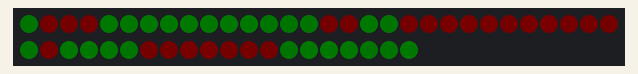
Bench run of a sketch on a simulated Arduino Mega 2560, built with avr-gcc and run on an emulated ATmega2560. Parts: 50 RGB LEDs in strip order, left to right, continuing on the next row. Dim RGB values are drawn brighter than linear; random numbers use the default seed unless the sketch sets one.

Above: at 0.17 s.
At 2.1 s:
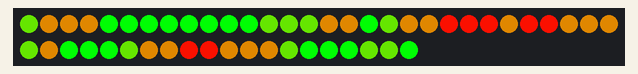
At 10.5 s:
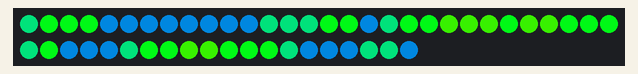
At 18.6 s:
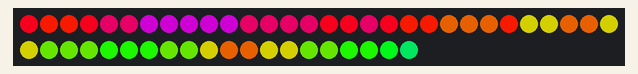
At 24.7 s:
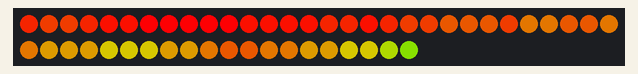
At 38.22 s:
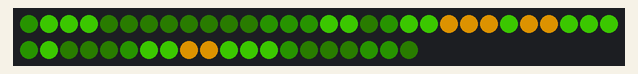

The sketch:

HedgehogRunway.ino
```cpp
//#include <TimerOne.h>
//#include "Button.h"
#include "SPI.h"
#include "Adafruit_WS2801.h"

//
//  Hedgehog! - 50 Lights. This version does not use a keypad
//
/*****************************************************************************/
//
// Set Up Pins
//
// 2 pins for clock and data of lights. Reversed from usual!
//
#define dataPin 9       // 'yellow' wire
#define clockPin 8      // 'green' wire

#define numLights 50      // number of spikes
// framebuffers
uint32_t current_frame[numLights];
uint32_t next_frame[numLights];

// Set the first variable to the NUMBER of pixels.
Adafruit_WS2801 strip = Adafruit_WS2801(numLights, dataPin, clockPin);

// Hedgehog colors

int currColor  = 85;   // Starting foreground color
int currColor2 = 170;  // Starting background color
#define MaxColor 255    // Colors go from 0 to 255

// Shows

int f=0;       // indices to keep track of position within a show
int x=0;       // another counter
int temp;      // temporary place holder
int wait=6;    // index to keep track of delay time
#define maxWait 12     // Number of stored delay times

/*
// Nearest Neighbors: mapping for the game of life
byte neighbors[][4] = {
  {51,52,3,1},
  {53,0,5,4},
  {0,3,6,5},
  {0,54,7,6},
  {55,1,8,59},
  {1,2,9,8},  //5
  {2,3,10,9},
  {3,56,60,10},
  {4,5,12,11},
  {5,6,13,12},
  {6,7,14,13}, //10
  {59,8,15,63},
  {8,9,16,15},
  {9,10,17,16},
  {10,60,64,17},
  {11,12,18,65}, //15
  {12,13,19,18},
  {13,14,66,19},
  {15,16,21,20},
  {16,17,22,21},
  {65,18,23,69}, //20
  {18,19,24,23},
  {19,66,70,24},
  {20,21,26,25},
  {21,22,27,26},
  {69,23,29,28}, //25
  {23,24,30,29},
  {24,70,31,30},
  {71,25,32,75},
  {25,26,33,32},
  {26,27,34,33}, //30
  {27,72,76,34},
  {28,29,36,35},
  {29,30,37,36},
  {30,31,38,37},
  {75,32,39,79}, //35
  {32,33,40,39},
  {33,34,41,40},
  {34,76,80,41},
  {35,36,43,42},
  {36,37,44,43}, //40
  {37,38,45,44},
  {79,39,46,83},
  {39,40,47,46},
  {40,41,48,47},
  {41,80,84,48}, //45
  {42,43,49,85},
  {43,44,86,49},
  {44,45,86,49},
  {46,47,88,87},
  {-1,-1,52,51}, //50
  {-1,50,8,53},
  {50,-1,54,0},
  {-1,51,1,55},
  {52,-1,56,3},
  {-1,53,4,57}, //55
  {54,-1,58,6},
  {-1,55,59,-1},
  {56,-1,-1,60},
  {57,4,11,61},
  {6,58,62,14}, //60
  {-1,59,63,-1},
  {60,-1,-1,64},
  {61,11,65,-1},
  {14,62,-1,66},
  {63,15,20,67}, //65
  {17,64,68,22},
  {-1,65,69,-1},
  {66,-1,-1,70},
  {67,20,25,71},
  {22,68,72,27}, //70
  {-1,69,28,73},
  {70,-1,74,31},
  {-1,71,75,-1},
  {72,-1,-1,76},
  {73,28,35,77}, //75
  {31,74,78,38},
  {-1,75,79,-1},
  {76,-1,-1,80},
  {77,35,42,81},
  {38,78,82,45}, //80
  {-1,79,83,-1},
  {80,-1,-1,84},
  {81,42,85,-1},
  {45,82,-1,86},
  {83,46,87,-1}, //85
  {47,84,-1,88},
  {85,49,89,-1},
  {49,86,-1,89},
  {87,88,-1,-1}
};

// framebuffer
//
// Different from the Greg/Robie buffer
// This buffer includes the outer edge
//
// 0: not lit
// 1: lit

#define NumLifePix 90
byte current_bigframe[NumLifePix];
byte next_bigframe[NumLifePix];
*/

// Order of spines
byte SpineOrder[50] = {
      8,
    9,13,7,
   10,12,14,6,
    11,15,5,
   17,16,3,4,
    18,2,0,
     19,1,
    20,22,24,
     21,23,
    40,25,27,
   41,39,26,28,
    42,38,29,
   43,37,31,30,
    44,36,32,
   45,47,35,33,
    46,48,34,
      49,
};

// Centering: creates a center bright ring
byte centering[50] = {
      0,
    0,1,0,
   0,1,1,0,
    0,2,0,
   0,2,2,0,
    1,2,1,
     2,2,
    2,3,2,
     3,3,
    2,3,2,
   2,3,3,2,
    2,3,2,
   1,2,2,1,
    0,2,0,
   0,1,1,0,
    0,1,0,
      0,
};

// chevpattern: pattern of chevrons
byte chevpattern[50] = {
      9,
    9,8,9,
   9,8,8,9,
    8,7,8,
   8,7,7,8,
    7,6,7,
     6,6,
    6,5,6,
     5,5,
    5,4,5,
   5,4,4,5,
    4,3,4,
   4,3,3,4,
    3,2,3,
   3,2,2,3,
    2,1,2,
      0,
};

// starburstpattern: from center to edge
byte starburstpattern[50] = {
      9,
    9,8,9,
   8,7,7,8,
    6,5,6,
   5,4,4,5,
    3,2,3,
     1,1,
    2,0,2,
     1,1,
    2,1,2,
   4,3,3,4,
    5,4,5,
   6,5,5,6,
    7,6,7,
   8,7,7,8,
    9,8,9,
      9,
};

// centerstripe: a center stripe
byte centerstripe[50] = {
      1,
    0,1,0,
   0,0,1,0,
    0,1,0,
   0,1,0,0,
    0,1,0,
     0,1,
    0,1,0,
     1,0,
    0,1,0,
   0,0,1,0,
    0,1,0,
   0,1,0,0,
    0,1,0,
   0,0,1,0,
    0,1,0,
      1,
};

void setup() {
  //Serial.begin(9600);
  //Serial.println("Start");
  //not sure if this is necessary but try it anyway
  randomSeed(analogRead(0));

  for (int i=0; i < numLights; i++) current_frame[i] = 0; // clear display

  // Start up the LED counter
  strip.begin();

  // Update the strip, to start they are all 'off'
  clear();
  strip.show();
}

void loop() {

  // Start with a fun random show

  switch(random(9)) {
    case 0:
      allOn(random(2,4));
      break;
    case 1:
      chevrons(random(2,5));
      break;
    case 2:
      twocolor(random(1,5)*1000);
      break;
    case 3:
      rainbowshow(random(5,15));
      break;
    case 4:
      hogshell(random(1,3));
      break;
    case 5:
      bullseye(random(1,5)*1000);
      break;
    case 6:
      chevronrainbow(random(1,5)*1000);
      break;
    case 7:
      chevronfill(random(1,3));
      break;
    case 8:
      starburst(random(1,3));
      break;
  }
  // No break on the Runway!
  clear();
  strip.show();
  //delay(random(1,4)*10000);  // Hopefully 10-1200 seconds
}

/*
 * set all cells to black but don't call show yet
 * ignores buffering
 */
void clear() {
  for (int i=0; i<numLights; i++) {
    strip.setPixelColor(i, Color(0,0,0));
    setPixelColor(i, Color(0,0,0));
  }
}

/*
 * Fades lights to black over fade time
 */
void clearWithFade(int fadeTime) {
  for (int i=0; i<numLights; i++) {
    setPixelColor(i, Color(0,0,0));
  }
  morph_frame(fadeTime);
}

/*
 * All On
 *
 * Simply turns all the pixes on to a random color and then cycles
 *
 */

void allOn (int cycles) {
  int randcolor = random(MaxColor); // pick a random starting color

  for (int count = 0; count < cycles; count++) {
    for (int i=0; i < strip.numPixels(); i++) {
      setPixelColor(i, Wheel(randcolor));
    }
    morph_frame(GetDelayTime(wait));

    if (!random(100)) { if (wait++ > maxWait) wait = 0; }
    if (randcolor+=5 > MaxColor) randcolor = randcolor - MaxColor;
  }
  clearWithFade(1000);
}

/*
 * Stripe
 *
 * Put a stripe down the center Slowly color change
 *
 */

void stripe(int cycles) {
  int randcolor = random(MaxColor); // pick a random starting color

  for (int count = 0; count < cycles; count++) {
   for (int i=0; i < numLights; i++) {
     if (centerstripe[i]) { setPixelColor(SpineOrder[i], Wheel(randcolor));
     } else { setPixelColor(SpineOrder[i], Color(0,0,0)); }
   }
   morph_frame(GetDelayTime(wait));

   if (!random(100)) { if (wait++ > maxWait) wait = 0; }
   if (randcolor+=10 > MaxColor) randcolor = randcolor - MaxColor;
  }
  clearWithFade(1000);
}

/*
 * randomcolors: turns each pixel on to a random color
 */

void randomcolors(long time) {
  for (int i=0; i < numLights; i++) setPixelColor(i, Wheel(random(MaxColor)));
  morph_frame(1000);
  delay(time);
  clearWithFade(1000);
}

/*
 * twocolor: turns each pixel on to either of two random colors
 */

void twocolor(long time) {
  int color1, color2, maxspacing;
  color1 = random(MaxColor);  // Set up color1
  color2 = color1 + random(25,MaxColor/2);  // Set up color2
  if (color2 > MaxColor) color2 = color2 - MaxColor;

  for (int i=0; i < numLights; i++) {
    if (random(2)) { setPixelColor(i, Wheel(color1)); }
    else { setPixelColor(i, Wheel(color2)); }
  }
  morph_frame(1000);
  delay(time);
  clearWithFade(1000);
}

/*
 * bullseye: lights up the centering image with 4 colors
 */

void bullseye(long time) {
  int colors[4];
  int randcolor;
  int colorspacing;

  randcolor = random(MaxColor); // Initial color is random
  colorspacing = random(5, MaxColor/5);

  for (int i=0; i<4; i++) {
    colors[i] = randcolor;
    randcolor = randcolor + colorspacing;
    if (randcolor > MaxColor) randcolor = randcolor - MaxColor;
  }

  for (int j=0; j < strip.numPixels(); j++) {
      setPixelColor(SpineOrder[j], Wheel(colors[centering[j]]));
  }
  morph_frame(1000);
  delay(time);
  clearWithFade(1000);
}

/*
 * chevronrainbow: lights up the chevron with a rainbow pattern with 10 colors
 */

void chevronrainbow(long time) {
  int colors[10];
  int randcolor;
  int colorspacing;

  randcolor = random(MaxColor); // Initial color is random
  colorspacing = random(2, MaxColor/11);

  for (int i=0; i<10; i++) {
    colors[i] = ((i*colorspacing) + randcolor) % MaxColor;
  }

  for (int j=0; j < strip.numPixels(); j++) {
      setPixelColor(SpineOrder[j], Wheel(colors[chevpattern[j]]));
  }
  morph_frame(1000);
  delay(time);
  clearWithFade(1000);
}

/*
 * randomfill: randomly fills in pixels from blank to all on
 * then takes them away random until blank
 */

void randomfill(int cycles) {
  int i, j, save;
  byte shuffle[numLights];  // Will contain a shuffle of 0 to totPixels
  byte randcolor;

  for (int count = 0; count < cycles; count++) {
    randcolor = random(0, MaxColor); // pick a random starting color

    // Shuffle sort to determine order to turn on lights
    for (i=0; i < numLights; i++) shuffle[i] = i; // before shuffle
    for (i=0; i < numLights; i++) {  // here's position
      j = random(numLights);       // there's position
      save = shuffle[i];
      shuffle[i] = shuffle[j];     // first swap
      shuffle[j] = save;           // second swap
    }
    // Blank the screen
    clear();
    strip.show();
    delay(GetDelayTime(wait));

    // Turn on lights one at a time
    for (i=0; i < numLights; i++) {
      setPixelColor(shuffle[i], Wheel(randcolor));
      morph_frame(GetDelayTime(wait));
    }
    // Turn off lights one at a time
    for (i=0; i < numLights; i++) {
      setPixelColor(shuffle[numLights-i-1], Color(0,0,0));
      morph_frame(GetDelayTime(wait));
    }
    // Possibly new delay
    if (!random(2)) { wait = random(0,maxWait); }
  }
}

/*
 * rainbowshow: fills the spines with a gradient rainbow
 * over time, the starting color changes
 */

void rainbowshow(int cycles) {
  int frame = random(MaxColor);  // Starting position for pixel 0

  for (int count = 0; count < cycles; count++) {
    for (int i=0; i < strip.numPixels(); i++) {
      // tricky math! we use each pixel as a fraction of the full 96-color wheel
      // (thats the i / strip.numPixels() part)
      // 24 and division is to get the repeat pattern just right
      // the % 96 is to make the wheel cycle around
      strip.setPixelColor(SpineOrder[i], Wheel(((i*256 / strip.numPixels()) + frame) % 256) );
    }
    strip.show();   // write all the pixels out
    delay(50);
    if (frame+=15 > MaxColor) frame = frame - MaxColor;
  }
}

/*
 * starburst: burst from center to outer ring. Code is identical to chevrons
 */

void starburst(int cycles) {
  int chev, i, randcolor;
  randcolor = random(0, MaxColor); // pick a random starting color

  for (int count = 0; count < cycles; count++) {
    for (chev=0; chev < 11; chev++) {
      for (i=0; i < numLights; i++) {
        if (starburstpattern[i] == chev) {
          setPixelColor(SpineOrder[i], Wheel((randcolor+(starburstpattern[i]*3))%MaxColor));
        } else { setPixelColor(SpineOrder[i], Color(0,0,0)); }
      }
      morph_frame(GetDelayTime(wait));
    }
    if (!random(3)) { if (wait++ > maxWait) wait = 0; }
  }
}

/*
 * chevrons: upward chevrons
 */

void chevrons(int cycles) {
  int chev, i, randcolor;
  randcolor = random(0, MaxColor); // pick a random starting color

  for (int count = 0; count < cycles; count++) {
    for (chev = 0; chev < 11; chev++) {
      for (i=0; i < numLights; i++) {
        if (chevpattern[i] == chev) {
          setPixelColor(SpineOrder[i], Wheel(randcolor));
        } else { setPixelColor(SpineOrder[i], Color(0,0,0)); }
      }
      morph_frame(GetDelayTime(wait));
    }
    if (!random(3)) { if (wait++ > maxWait) wait = 0; }
  }
}

/*
 * chevronfill: upward chevrons that fill and fall back
 */

void chevronfill(int cycles) {
  int chev, i, randcolor;
  randcolor = random(MaxColor); // pick a random starting color

  for (int count = 0; count < cycles; count++) {
    for (chev=-1; chev < 10; chev++) {
      for (i=0; i < numLights; i++) {
        if (chev >= chevpattern[i]) {
          setPixelColor(SpineOrder[i], Wheel((randcolor+(chevpattern[i]*2))%MaxColor));
        } else { setPixelColor(SpineOrder[i], Color(0,0,0)); }
      }
      morph_frame(GetDelayTime(wait));
    }
    for (chev=8; chev >= 0; chev--) {
      for (i=0; i < numLights; i++) {
        if (chev >= chevpattern[i]) {
          setPixelColor(SpineOrder[i], Wheel((randcolor+(chevpattern[i]*2))%MaxColor));
        } else { setPixelColor(SpineOrder[i], Color(0,0,0)); }
      }
      morph_frame(GetDelayTime(wait));
    }
    if (!random(3)) { if (wait++ > maxWait) wait = 0; }
  }
}

/*
 * visit each light in order and illuminate its neighbors
 * ignores buffering
 */
void unit_test() {

  for (int i=0; i<numLights; i++) {
    clear();
    strip.setPixelColor(SpineOrder[i], Color(255,0,0));
    strip.show();
    delay(500);
  }
}

void hogshell(int cycles) {
  int randcolor = random(MaxColor); // pick a random starting color

  for (int count = 0; count < cycles; count++) {
    for (int i=0; i < strip.numPixels(); i++) {
      setPixelColor(SpineOrder[i], GradientWheel(randcolor,centering[i]));
    }
    morph_frame(GetDelayTime(wait));
    if (!random(100)) { if (wait++ > maxWait) wait = 0; }
    if (randcolor++ > MaxColor) randcolor = randcolor - MaxColor;
  }
  clearWithFade(1000);
}

/*
 * lightwave - Just one pixel traveling from 0 to 49
 */

void lightwave(int cycles) {
  int randcolor = random(MaxColor); // pick a random starting color

  for (int count = 0; count < cycles; count++) {
    for (int i=0; i < strip.numPixels(); i++) {
      for (int j=0; j < strip.numPixels(); j++) {
        if (i == j) { setPixelColor(SpineOrder[j], Wheel(randcolor)); }
        else { setPixelColor(SpineOrder[j], Color(0,0,0)); }
      }
      morph_frame(GetDelayTime(wait));
      if (!random(100)) { if (wait++ > maxWait) wait = 0; }
      if (!random(10)) {
        if (randcolor+=5 > MaxColor) randcolor = randcolor - MaxColor;
      }
    }
  }
}

//
// Frame displays. Basically gradually changes image from previous frame to next frame.
// More pleasing to the eye.
//
// Code from Greg and Robie
//

void draw_frame(int delay_ms) {
  for (int i = 0; i < numLights; i++) {
    strip.setPixelColor(i, next_frame[i] & 0xffffff);
    current_frame[i] = next_frame[i];
  }
  strip.show();
  delay(delay_ms);
}

void draw_frame() {
  draw_frame(250);
}

#define FRAME_MSEC 100
#define MORPH_STEPS 25
#define STEP_LENGTH 10

void morph_frame(int msec) {
  int steps = msec / STEP_LENGTH;
  int deltas[numLights][3];
  for (int i = 0; i < numLights; i++) {
    for (int j = 0; j < 3; j++) {
      uint32_t old_color = (current_frame[i] >> (j * 8)) & 0xff;
      uint32_t new_color = (next_frame[i] >> (j * 8)) & 0xff;
      deltas[i][j] = (int)new_color - (int)old_color;
    }
  }

  for (int t = 1; t < steps; t++) {
    for (int i = 0; i < numLights; i++) {
      uint32_t color = 0;
      for (int j = 0; j < 3; j++) {
        uint32_t old_color = (current_frame[i] >> (j * 8)) & 0xff;
        color |= ((old_color + (deltas[i][j] * t / steps)) & 0xff) << (8 * j);
      }
      strip.setPixelColor(i, color);
    }
    strip.show();
    delay(STEP_LENGTH);
  }
  for (int i = 0; i < numLights; i++) {
    current_frame[i] = next_frame[i];
    strip.setPixelColor(i, current_frame[i]);
  }
  strip.show();
  delay(STEP_LENGTH);
}

void setPixelColor(int pos, uint32_t color) {
  next_frame[pos] = color;
}

void fill(uint32_t color) {
  for (int i = 0; i < numLights; i++) {
    setPixelColor(i, color);
  }
}

/*
//
// game of life
//

void game_of_life(int MaxTime) {
  int currTime = 0;
  int randcolor = random(MaxColor); // pick a random starting color

  clear_bigframe();  // Set big frame pixels all to 0

  while (currTime++ < MaxTime) {   // Go for maxTime number of cycles, and then exit
    if (CountFramePixels() < 3) randomize_start(numLights/2); // Number is #pixels to turn on at beginning
    life_step();
    draw_bigframe(randcolor, 200);  // number is delay between life stages
    if (randcolor++ > MaxColor) randcolor = randcolor - MaxColor;  // Slowly change the color
  }
}

//
// life_step
//
// Calculate life and death for the frame

void life_step() {
  int pixelScore;
  byte outcome;

  for (int currPix = 0; currPix < NumLifePix; currPix++ ) {
    pixelScore = num_near_neigh(currPix);

    if (current_bigframe[currPix]) { // Pixel is currently alive
      if (pixelScore > 3 && pixelScore < 7) outcome = 1;  // still alive
      else outcome = 0;  // death
    } else {                         // Pixel is currently dead
      if (pixelScore > 4 && pixelScore < 7 ) outcome = 1;  // spring to life
      else outcome = 0;  // still dead
    }
    next_bigframe[currPix] = outcome;
  }
}

// num_near_neigh
//
// Calculates how many nearest (20) and next-nearest (6) neighbors are alive
// Out of bounds neighbors (10) and next-nearest (3) are considered half alive
// Values are *20 to avoid fractions

int num_near_neigh(byte pos) {
  int nTot = 0; // running total of neighbor score
  byte *n = neighbors[pos]; // neighboring pixels

  for (int i=0; i < 4; i++) {
    // Calculate the near neighbors
    if (n[i] == -1) nTot++;  // 1pts. for out-of bounds near neighbor
    else nTot = nTot + (2*current_bigframe[n[i]]); // 2pts. for live neighbor
  }
  return(nTot);
}

// CountFramePixels
//
// Counts the number of lit pixels

int CountFramePixels() {
  int OnPixels = 0;
  for (int i = 0; i < numLights; i++) {
    if (current_bigframe[i]) OnPixels++;
  }
 return (OnPixels);
}

// draw_bigframe
//
// For the shown pixels (#0-49)
// 0 = Black, Anything else = color c

void draw_bigframe(byte c, int delay_ms) {
  for (int i = 0; i < NumLifePix; i++) {
    current_bigframe[i] = next_bigframe[i];
    if (i < numLights) {
      if (next_bigframe[i]) { strip.setPixelColor(SpineOrder[i], Wheel(c)); }
      else { strip.setPixelColor(SpineOrder[i], Color(0,0,0)); }
    }
  }
  strip.show();
  delay(delay_ms);
}

// randomize_start
//
// Turns the number of pixels on
// Position is choosen randomly by a shuffle sort

void randomize_start(int OnPixels) {
  int i, j, save;
  int shuffle[NumLifePix];  // Will contain a shuffle of 0 to totPixels

  for (i=0; i < NumLifePix; i++) shuffle[i] = i; // before shuffle
  for (i=0; i < NumLifePix; i++) {  // here's position
    j = random(NumLifePix);       // there's position
    save = shuffle[i];
    shuffle[i] = shuffle[j];     // first swap
    shuffle[j] = save;           // second swap
  }
  for (i=0; i < OnPixels; i++) {
    current_bigframe[shuffle[i]] = 1;
    next_bigframe[shuffle[i]] = 1;
  }
}

//
// clear_bigframe()
//
// Sets all pixels including buffer ring to 0
void clear_bigframe(void) {
 for (int i=0; i < NumLifePix; i++) current_bigframe[i] = 0; // Sets all pixels in big frame to 0
}
*/

/*
 * Get Delay Time - Returns a delay time from an array.
 */

int GetDelayTime(int wait) {
  int DelayValues[maxWait] = { 10, 20, 40, 60, 80, 100, 150, 200, 300, 500, 750, 1000 };
  if (wait < maxWait) { return (DelayValues[wait]); } else { return (DelayValues[maxWait]); }
}

void rainbow(uint8_t wait) {
  int i, j;

  for (j=0; j < 96 * 3; j++) {     // 3 cycles of all 96 colors in the wheel
    for (i=0; i < strip.numPixels(); i++) {
      strip.setPixelColor(i, Wheel( (i + j) % 96));
    }
    strip.show();   // write all the pixels out
    delay(wait);
  }
}

// Slightly different, this one makes the rainbow wheel equally distributed
// along the chain
void rainbowCycle(uint8_t frame, uint8_t wait) {
  int i;
  for (i=0; i < strip.numPixels(); i++) {
      // tricky math! we use each pixel as a fraction of the full 96-color wheel
      // (thats the i / strip.numPixels() part)
      // 24 and division is to get the repeat pattern just right
      // the % 96 is to make the wheel cycle around
     strip.setPixelColor(i, Wheel(((i*24 / strip.numPixels()) + frame) % 96) );
  }
  strip.show();   // write all the pixels out
  delay(wait);
}

// fill the dots one after the other with said color
// good for testing purposes
void colorWipe(uint16_t c, uint8_t wait) {
  int i;

  for (i=0; i < strip.numPixels(); i++) {
      strip.setPixelColor(i, c);
  }
  strip.show();
  delay(wait);
}


/* Helper functions */

// Create a 24 bit color value from R,G,B
uint32_t Color(byte r, byte g, byte b)
{
  uint32_t c;
  c = r;
  c <<= 8;
  c |= g;
  c <<= 8;
  c |= b;
  return c;
}

//Input a value 0 to 255 to get a color value.
//The colours are a transition r - g -b - back to r
uint32_t Wheel(byte WheelPos)
{
  if (WheelPos < 85) {
   return Color(WheelPos * 3, 255 - WheelPos * 3, 0);
  } else if (WheelPos < 170) {
   WheelPos -= 85;
   return Color(255 - WheelPos * 3, 0, WheelPos * 3);
  } else {
   WheelPos -= 170;
   return Color(0, WheelPos * 3, 255 - WheelPos * 3);
  }
}

//Input a value 0 to 255 to get a color value.
//The colours are a transition r - g -b - back to r
//Furthermore, the colors are attenuated:
//3=full strength, 2=2/3rd strength, 1=1/3rd strength, 0=barely on
uint32_t GradientWheel(byte WheelPos, int strength)
{
  int r,g,b;
  int s[4] = { 2, 10, 50, 255 };  // This is the attenuation percent

  if (WheelPos < 85) {
   r = WheelPos * 3;
   g = 255 - WheelPos *3;
   b = 0;
  } else if (WheelPos < 170) {
   WheelPos -= 85;
   r = 255 - WheelPos *3;
   g = 0;
   b = WheelPos * 3;
  } else {
   WheelPos -= 170;
   r = 0;
   g = WheelPos * 3;
   b = 255 - WheelPos *3;
  }

  // Attenuate r,g,b
  r = r * s[strength] / 100;
  g = g * s[strength] / 100;
  b = b * s[strength] / 100;
  return Color(r,g,b);
}
```
